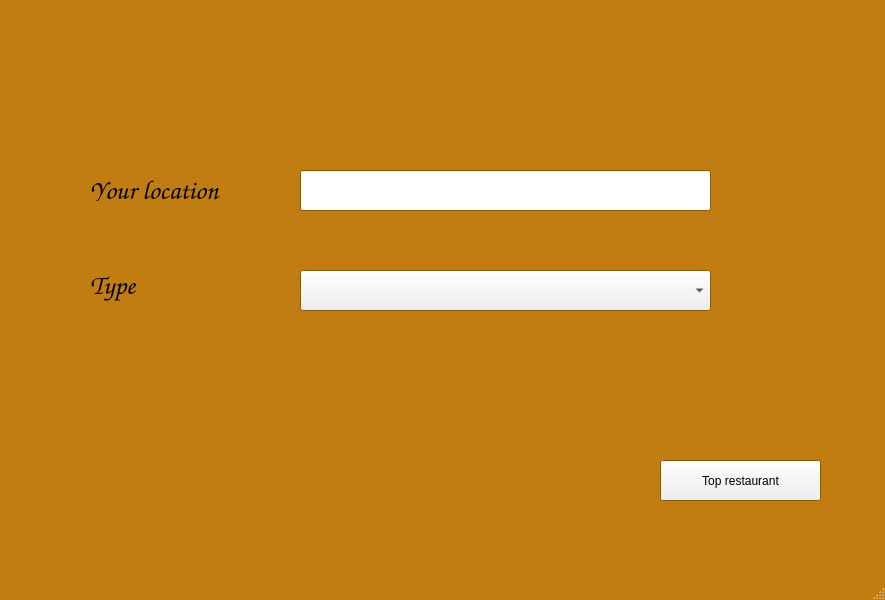
<?xml version="1.0" encoding="UTF-8"?>
<ui version="4.0">
 <class>MainWindow</class>
 <widget class="QMainWindow" name="MainWindow">
  <property name="geometry">
   <rect>
    <x>0</x>
    <y>0</y>
    <width>885</width>
    <height>600</height>
   </rect>
  </property>
  <property name="palette">
   <palette>
    <active>
     <colorrole role="Base">
      <brush brushstyle="SolidPattern">
       <color alpha="255">
        <red>255</red>
        <green>255</green>
        <blue>255</blue>
       </color>
      </brush>
     </colorrole>
     <colorrole role="Window">
      <brush brushstyle="SolidPattern">
       <color alpha="255">
        <red>193</red>
        <green>125</green>
        <blue>17</blue>
       </color>
      </brush>
     </colorrole>
    </active>
    <inactive>
     <colorrole role="Base">
      <brush brushstyle="SolidPattern">
       <color alpha="255">
        <red>255</red>
        <green>255</green>
        <blue>255</blue>
       </color>
      </brush>
     </colorrole>
     <colorrole role="Window">
      <brush brushstyle="SolidPattern">
       <color alpha="255">
        <red>193</red>
        <green>125</green>
        <blue>17</blue>
       </color>
      </brush>
     </colorrole>
    </inactive>
    <disabled>
     <colorrole role="Base">
      <brush brushstyle="SolidPattern">
       <color alpha="255">
        <red>193</red>
        <green>125</green>
        <blue>17</blue>
       </color>
      </brush>
     </colorrole>
     <colorrole role="Window">
      <brush brushstyle="SolidPattern">
       <color alpha="255">
        <red>193</red>
        <green>125</green>
        <blue>17</blue>
       </color>
      </brush>
     </colorrole>
    </disabled>
   </palette>
  </property>
  <property name="windowTitle">
   <string>MainWindow</string>
  </property>
  <widget class="QWidget" name="centralwidget">
   <widget class="QLabel" name="label">
    <property name="geometry">
     <rect>
      <x>20</x>
      <y>20</y>
      <width>841</width>
      <height>541</height>
     </rect>
    </property>
    <property name="baseSize">
     <size>
      <width>0</width>
      <height>0</height>
     </size>
    </property>
    <property name="palette">
     <palette>
      <active>
       <colorrole role="Base">
        <brush brushstyle="SolidPattern">
         <color alpha="255">
          <red>255</red>
          <green>255</green>
          <blue>255</blue>
         </color>
        </brush>
       </colorrole>
       <colorrole role="Window">
        <brush brushstyle="SolidPattern">
         <color alpha="255">
          <red>255</red>
          <green>255</green>
          <blue>255</blue>
         </color>
        </brush>
       </colorrole>
      </active>
      <inactive>
       <colorrole role="Base">
        <brush brushstyle="SolidPattern">
         <color alpha="255">
          <red>255</red>
          <green>255</green>
          <blue>255</blue>
         </color>
        </brush>
       </colorrole>
       <colorrole role="Window">
        <brush brushstyle="SolidPattern">
         <color alpha="255">
          <red>255</red>
          <green>255</green>
          <blue>255</blue>
         </color>
        </brush>
       </colorrole>
      </inactive>
      <disabled>
       <colorrole role="Base">
        <brush brushstyle="SolidPattern">
         <color alpha="255">
          <red>255</red>
          <green>255</green>
          <blue>255</blue>
         </color>
        </brush>
       </colorrole>
       <colorrole role="Window">
        <brush brushstyle="SolidPattern">
         <color alpha="255">
          <red>255</red>
          <green>255</green>
          <blue>255</blue>
         </color>
        </brush>
       </colorrole>
      </disabled>
     </palette>
    </property>
    <property name="text">
     <string/>
    </property>
    <property name="pixmap">
     <pixmap>../../../../media/dohai/Data/Downloads/tài liệu học tập/kì 20192/Hệ thống thông tin địa lý/sight.jpg</pixmap>
    </property>
   </widget>
   <widget class="QComboBox" name="comboBox_3">
    <property name="geometry">
     <rect>
      <x>300</x>
      <y>270</y>
      <width>411</width>
      <height>41</height>
     </rect>
    </property>
   </widget>
   <widget class="QLabel" name="label_2">
    <property name="geometry">
     <rect>
      <x>90</x>
      <y>180</y>
      <width>141</width>
      <height>21</height>
     </rect>
    </property>
    <property name="font">
     <font>
      <family>URW Chancery L</family>
      <pointsize>20</pointsize>
      <italic>true</italic>
     </font>
    </property>
    <property name="text">
     <string>Your location</string>
    </property>
   </widget>
   <widget class="QLabel" name="label_4">
    <property name="geometry">
     <rect>
      <x>90</x>
      <y>270</y>
      <width>141</width>
      <height>31</height>
     </rect>
    </property>
    <property name="font">
     <font>
      <family>URW Chancery L</family>
      <pointsize>20</pointsize>
      <italic>true</italic>
     </font>
    </property>
    <property name="text">
     <string>Type</string>
    </property>
   </widget>
   <widget class="QPushButton" name="pushButton">
    <property name="geometry">
     <rect>
      <x>660</x>
      <y>460</y>
      <width>161</width>
      <height>41</height>
     </rect>
    </property>
    <property name="text">
     <string>Top restaurant</string>
    </property>
   </widget>
   <widget class="QLineEdit" name="lineEdit">
    <property name="geometry">
     <rect>
      <x>300</x>
      <y>170</y>
      <width>411</width>
      <height>41</height>
     </rect>
    </property>
   </widget>
  </widget>
  <widget class="QStatusBar" name="statusbar"/>
 </widget>
 <resources/>
 <connections/>
</ui>
